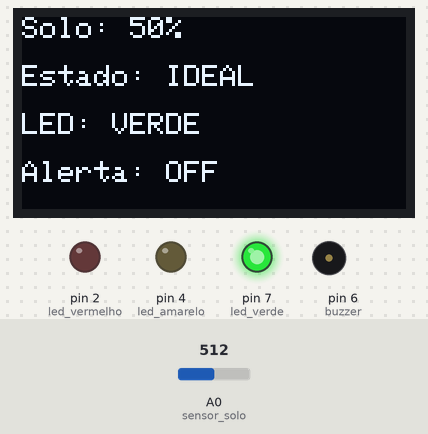
The sketch below on a simulated Arduino Uno, built with avr-gcc and run on an emulated ATmega328P. Parts: 128×64 one-colour display, output pins drawn as LEDs (lit = HIGH), buzzer (waves = sounding). The test bench sets the inputs (shaded band); at power-on: A0 (sensor_solo) = 512.

Above: at 2.4 s.
2.5 s: A0 (sensor_solo) set to 368
At 3.9 s:
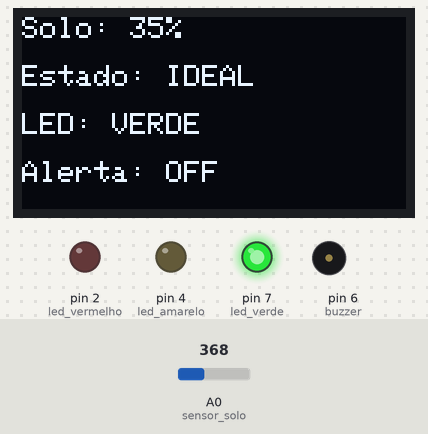
4.2 s: A0 (sensor_solo) set to 340
At 5.3 s:
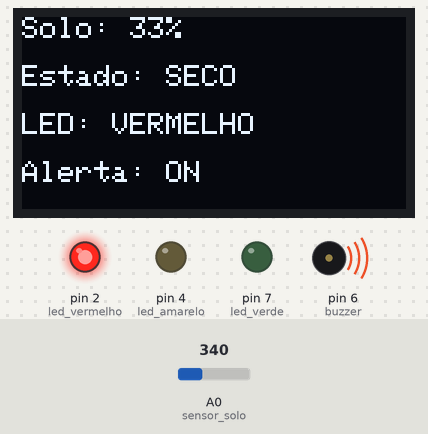
5.7 s: A0 (sensor_solo) set to 900
At 6.4 s:
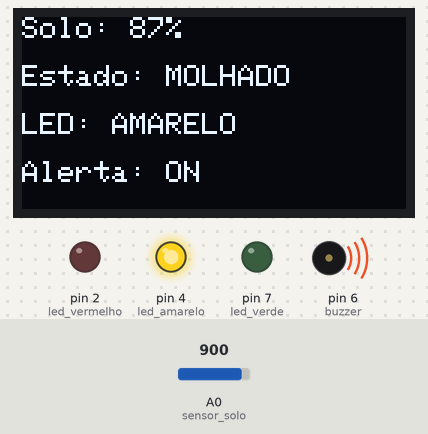
Timing chart, 0 to 8.7 s (numbered marks = the images above; inputs shaded):
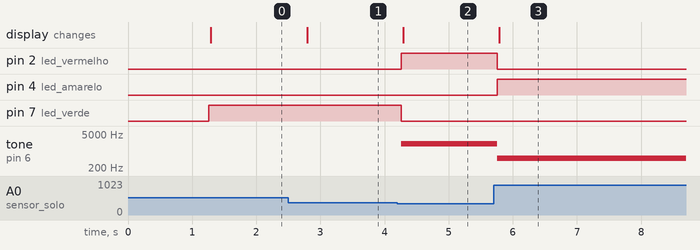

Measured:
- the behaviour switches between 359 and 358 on A0 (sensor_solo) (found by bisection; images 1 and 2)
- after the input at 2.5 s, the display: changes after 0.29 s (image 1)
- after the input at 4.2 s, pin 2 (led_vermelho): LOW → HIGH after 0.06 s; pin 7 (led_verde): HIGH → LOW after 0.06 s; tone on pin 6 (buzzer): silent → 2000 Hz after 0.06 s; the display: changes after 0.09 s (image 2)
- after the input at 5.7 s, pin 2 (led_vermelho): HIGH → LOW after 0.06 s; pin 4 (led_amarelo): LOW → HIGH after 0.06 s; tone on pin 6 (buzzer): 2000 Hz → 500 Hz after 0.06 s; the display: changes after 0.09 s (image 3)

The sketch:

estufa_v1_1_2_melhoria_millis.ino
```cpp
// Na presente versão da estufa foi usado um potenciómetro
// com o objetivo de simular um sinal analógico do sensor de humidade do solo.

// Bibliotecas do display OLED
#include <Wire.h>
#include <Adafruit_GFX.h>
#include <Adafruit_SSD1306.h>

// Configuração do display OLED
#define SCREEN_WIDTH 128
#define SCREEN_HEIGHT 64
#define OLED_RESET -1

Adafruit_SSD1306 display(SCREEN_WIDTH, SCREEN_HEIGHT, &Wire, OLED_RESET);

// Pinagem
const int led_vermelho = 2;
const int led_amarelo  = 4;
const int led_verde    = 7;
const int buzzer       = 6;
const int sensor_solo  = A0; // Pino do sensor analógico

// Limites de humidade do solo
const int valor_limite_inferior = 35; // %
const int valor_limite_superior = 75; // %

// Temporização com millis()
unsigned long tempoAnteriorAtualizacao = 0;
const unsigned long intervaloAtualizacao = 300; // ms

// Função para atualizar o display OLED
void atualizarDisplay(int humidade, String estado, String led, String alerta) {
  display.clearDisplay();
  display.setTextSize(1);
  display.setTextColor(SSD1306_WHITE);

  display.setCursor(0, 0);
  display.print("Solo: ");
  display.print(humidade);
  display.println("%");

  display.setCursor(0, 16);
  display.print("Estado: ");
  display.println(estado);

  display.setCursor(0, 32);
  display.print("LED: ");
  display.println(led);

  display.setCursor(0, 48);
  display.print("Alerta: ");
  display.println(alerta);

  display.display();
}

void setup() {
  Serial.begin(9600);

  // Inicialização do display OLED
  if (!display.begin(SSD1306_SWITCHCAPVCC, 0x3C)) {
    Serial.println("Falha no OLED");
    while (true);
  }

  display.clearDisplay();
  display.setTextSize(1);
  display.setTextColor(SSD1306_WHITE);
  display.setCursor(0, 0);
  display.println("Estufa V1.1.2");
  display.println("OLED OK");
  display.display();

  // Configuração de entrada
  pinMode(sensor_solo, INPUT);

  // Configuração de saídas
  pinMode(led_vermelho, OUTPUT);
  pinMode(led_amarelo, OUTPUT);
  pinMode(led_verde, OUTPUT);
  pinMode(buzzer, OUTPUT);

  delay(1200); // Mantém apenas a tela inicial durante o arranque
}

void loop() {
  unsigned long tempoAtual = millis();

  if (tempoAtual - tempoAnteriorAtualizacao >= intervaloAtualizacao) {
    tempoAnteriorAtualizacao = tempoAtual;

    int valor_sensor_humidade_solo = analogRead(sensor_solo);

    int valor_sensor_percentagem = map(valor_sensor_humidade_solo, 0, 1023, 0, 100);
    valor_sensor_percentagem = constrain(valor_sensor_percentagem, 0, 100);

    if (valor_sensor_percentagem < valor_limite_inferior) {
      // Solo seco
      digitalWrite(led_vermelho, HIGH);
      digitalWrite(led_verde, LOW);
      digitalWrite(led_amarelo, LOW);

      tone(buzzer, 2000);

      atualizarDisplay(
        valor_sensor_percentagem,
        "SECO",
        "VERMELHO",
        "ON"
      );

    } else if (valor_sensor_percentagem <= valor_limite_superior) {
      // Solo com humidade ideal
      digitalWrite(led_vermelho, LOW);
      digitalWrite(led_verde, HIGH);
      digitalWrite(led_amarelo, LOW);

      noTone(buzzer);

      atualizarDisplay(
        valor_sensor_percentagem,
        "IDEAL",
        "VERDE",
        "OFF"
      );

    } else {
      // Solo demasiado molhado
      digitalWrite(led_vermelho, LOW);
      digitalWrite(led_verde, LOW);
      digitalWrite(led_amarelo, HIGH);

      tone(buzzer, 500);

      atualizarDisplay(
        valor_sensor_percentagem,
        "MOLHADO",
        "AMARELO",
        "ON"
      );
    }
  }
}
```
